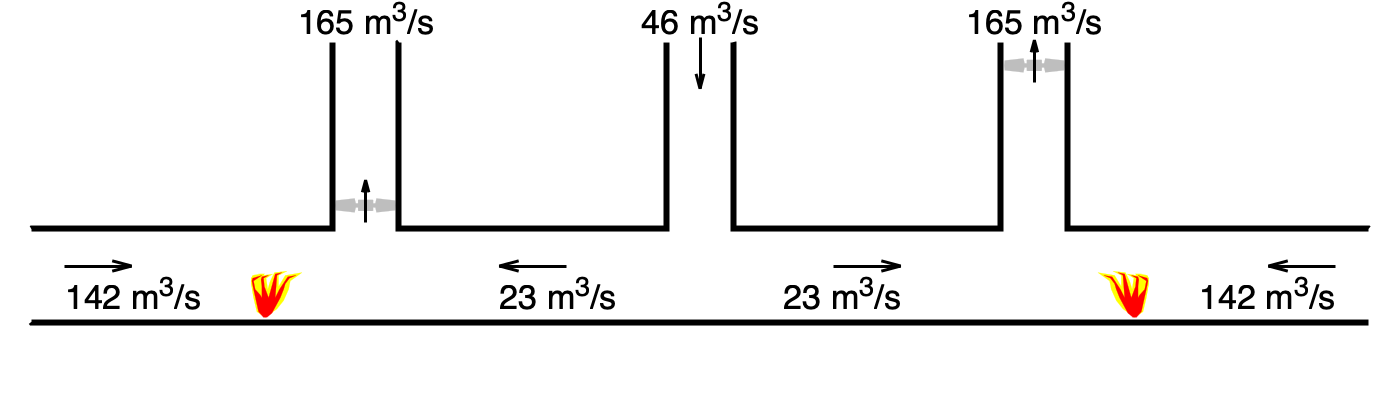

The gnuplot source for this figure:
#set terminal pdf size 29.7cm,21cm linewidth 1 font "Helvetica,22" enhanced
#outfile = "symmetric-figure-4.pdf"
set terminal pngcairo size 1400,420 linewidth 3 font "Helvetica,30" enhanced
outfile = "symmetric-figure-7.png"
set output outfile
set multiplot
unset grid
unset key

# Top left graph
set bmargin at screen 0.01
set tmargin at screen 0.99
set lmargin at screen 0.01
set rmargin at screen 0.99
unset border
unset title
unset xlabel
unset ylabel
set xrange [-2050:2050]
set yrange [0:0.88]
set noxtics
set noytics

unset key
set linetype 1 linewidth 2 lc rgb "black"
set linetype 2 linewidth 1 lc rgb "green"
set linetype 3 linewidth 1 lc rgb "blue"
set linetype 4 linewidth 2 lc rgb "black" dashtype 2
set linetype 5 linewidth 1 lc rgb "black"

left1 = -950
right1 = left1 + 400
top1 = 0.3
bottom1 = 0.23


# Define a fire burning but blown to one side.  We have four tongues of flame
# with a large yellow icon overlaid with a smaller red icon.
xbase = 0
ybase = 0
width = 0.5
height = 0.0006
x101  = xbase
y101  = ybase
x102  = xbase - width  * 70
y102  = ybase + height * 30
x103  = xbase - width  * 110
y103  = ybase + height * 60
x104  = xbase - width  * 140
y104  = ybase + height * 100
x105  = xbase - width  * 150
y105  = ybase + height * 130
x106  = xbase - width  * 220
y106  = ybase + height * 160
x107  = xbase - width  * 120
y107  = ybase + height * 150
x108  = xbase - width  * 80
y108  = ybase + height * 110
x109  = xbase - width  * 80
y109  = ybase + height * 150
x110 = xbase - width  * 130
y110 = ybase + height * 165
x111 = xbase - width  * 55
y111 = ybase + height * 160
x112 = xbase - width  * 30
y112 = ybase + height * 130
x113 = xbase - width  * 15
y113 = ybase + height * 100
x114 = xbase - width  * 5
y114 = ybase + height * 140
x115 = xbase - width  * 45
y115 = ybase + height * 155
x116 = xbase + width  * 10
y116 = ybase + height * 150
x117 = xbase + width  * 5
y117 = ybase + height * 155
x118 = xbase + width  * 30
y118 = ybase + height * 155
x119 = xbase + width  * 75
y119 = ybase + height * 150
x120 = xbase + width  * 85
y120 = ybase + height * 140
x121 = xbase + width  * 85
y121 = ybase + height * 120
x122 = xbase + width  * 70
y122 = ybase + height * 70
x123 = xbase + width  * 50
y123 = ybase + height * 20
x124 = xbase
y124 = xbase


x151 = xbase - width  * 10
y151 = ybase
x152 = xbase - width  * 40
y152 = ybase + height * 15
x153 = xbase - width  * 90
y153 = ybase + height * 70
x154 = xbase - width  * 110
y154 = ybase + height * 100
x155 = xbase - width  * 120
y155 = ybase + height * 120
x156 = xbase - width  * 145
y156 = ybase + height * 140 # bend
x157 = xbase - width  * 185
y157 = ybase + height * 150 # tip
x158 = xbase - width  * 135
y158 = ybase + height * 145 # bend
x159 = xbase - width  * 85
y159 = ybase + height * 100
x160 = xbase - width  * 60
y160 = ybase + height * 70
x161 = xbase - width  * 65
y161 = ybase + height * 110
x162 = xbase - width  * 70
y162 = ybase + height * 150 # bend
x163 = xbase - width  * 100
y163 = ybase + height * 160 # tip
x164 = xbase - width  * 60
y164 = ybase + height * 155 # bend
x165 = xbase - width  * 20
y165 = ybase + height * 70
x166 = xbase + width  * 5
y166 = ybase + height * 110
x167 = xbase + width  * 10
y167 = ybase + height * 140 # bend
x168 = xbase - width  * 20
y168 = ybase + height * 150 # tip
x169 = xbase + width  * 20
y169 = ybase + height * 145 # bend
x170 = xbase + width  * 25
y170 = ybase + height * 135
x171 = xbase + width  * 20
y171 = ybase + height * 110
x172 = xbase + width  * 20
y172 = ybase + height * 70
x173 = xbase + width  * 30
y173 = ybase + height * 80
x174 = xbase + width  * 60
y174 = ybase + height * 100
x175 = xbase + width  * 70
y175 = ybase + height * 130 # bend
x176 = xbase + width  * 20
y176 = ybase + height * 150 # tip
x177 = xbase + width  * 75
y177 = ybase + height * 140 # bend
x178 = xbase + width  * 80
y178 = ybase + height * 130
x179 = xbase + width  * 70
y179 = ybase + height * 100
x180 = xbase + width  * 40
y180 = ybase + height * 20
x181 = xbase + width  * 10
y181 = ybase
x182 = xbase - width  * 10
y182 = ybase

xaxis = 1300
yaxis = 0.21
direction = +1
set object 125 polygon from first xaxis + direction * x101, yaxis + y101 to \
                            first xaxis + direction * x102, yaxis + y102 to \
                            first xaxis + direction * x103, yaxis + y103 to \
                            first xaxis + direction * x104, yaxis + y104 to \
                            first xaxis + direction * x105, yaxis + y105 to \
                            first xaxis + direction * x106, yaxis + y106 to \
                            first xaxis + direction * x107, yaxis + y107 to \
                            first xaxis + direction * x108, yaxis + y108 to \
                            first xaxis + direction * x109, yaxis + y109 to \
                            first xaxis + direction * x110, yaxis + y110 to \
                            first xaxis + direction * x111, yaxis + y111 to \
                            first xaxis + direction * x112, yaxis + y112 to \
                            first xaxis + direction * x113, yaxis + y113 to \
                            first xaxis + direction * x114, yaxis + y114 to \
                            first xaxis + direction * x115, yaxis + y115 to \
                            first xaxis + direction * x116, yaxis + y116 to \
                            first xaxis + direction * x117, yaxis + y117 to \
                            first xaxis + direction * x118, yaxis + y118 to \
                            first xaxis + direction * x119, yaxis + y119 to \
                            first xaxis + direction * x120, yaxis + y120 to \
                            first xaxis + direction * x121, yaxis + y121 to \
                            first xaxis + direction * x122, yaxis + y122 to \
                            first xaxis + direction * x123, yaxis + y123 to \
                            first xaxis + direction * x124, yaxis + y124 \
                            lw 0 fc "yellow" fillstyle solid
#                            first xaxis + direction * x127, yaxis + y127 to \
#                            first xaxis + direction * x128, yaxis + y128 to \
#                            first xaxis + direction * x129, yaxis + y129 to \
#                            first xaxis + direction * x130, yaxis + y130 to \
#                            first xaxis + direction * x131, yaxis + y131 to \
#                            first xaxis + direction * x132, yaxis + y132 \
#                            lw 0 fc "red" fillstyle solid


set object 126 polygon from first xaxis + direction * x151, yaxis + y151 to \
                            first xaxis + direction * x152, yaxis + y152 to \
                            first xaxis + direction * x153, yaxis + y153 to \
                            first xaxis + direction * x154, yaxis + y154 to \
                            first xaxis + direction * x155, yaxis + y155 to \
                            first xaxis + direction * x156, yaxis + y156 to \
                            first xaxis + direction * x157, yaxis + y157 to \
                            first xaxis + direction * x158, yaxis + y158 to \
                            first xaxis + direction * x159, yaxis + y159 to \
                            first xaxis + direction * x160, yaxis + y160 to \
                            first xaxis + direction * x161, yaxis + y161 to \
                            first xaxis + direction * x162, yaxis + y162 to \
                            first xaxis + direction * x163, yaxis + y163 to \
                            first xaxis + direction * x164, yaxis + y164 to \
                            first xaxis + direction * x165, yaxis + y165 to \
                            first xaxis + direction * x166, yaxis + y166 to \
                            first xaxis + direction * x167, yaxis + y167 to \
                            first xaxis + direction * x168, yaxis + y168 to \
                            first xaxis + direction * x169, yaxis + y169 to \
                            first xaxis + direction * x170, yaxis + y170 to \
                            first xaxis + direction * x171, yaxis + y171 to \
                            first xaxis + direction * x172, yaxis + y172 to \
                            first xaxis + direction * x173, yaxis + y173 to \
                            first xaxis + direction * x174, yaxis + y174 to \
                            first xaxis + direction * x175, yaxis + y175 to \
                            first xaxis + direction * x176, yaxis + y176 to \
                            first xaxis + direction * x177, yaxis + y177 to \
                            first xaxis + direction * x178, yaxis + y178 to \
                            first xaxis + direction * x179, yaxis + y179 to \
                            first xaxis + direction * x180, yaxis + y180 to \
                            first xaxis + direction * x181, yaxis + y181 to \
                            first xaxis + direction * x182, yaxis + y182 \
                            lw 0 fc "red" fillstyle solid

xaxis = -1300
yaxis = 0.21
direction = -1
set object 127 polygon from first xaxis + direction * x101, yaxis + y101 to \
                            first xaxis + direction * x102, yaxis + y102 to \
                            first xaxis + direction * x103, yaxis + y103 to \
                            first xaxis + direction * x104, yaxis + y104 to \
                            first xaxis + direction * x105, yaxis + y105 to \
                            first xaxis + direction * x106, yaxis + y106 to \
                            first xaxis + direction * x107, yaxis + y107 to \
                            first xaxis + direction * x108, yaxis + y108 to \
                            first xaxis + direction * x109, yaxis + y109 to \
                            first xaxis + direction * x110, yaxis + y110 to \
                            first xaxis + direction * x111, yaxis + y111 to \
                            first xaxis + direction * x112, yaxis + y112 to \
                            first xaxis + direction * x113, yaxis + y113 to \
                            first xaxis + direction * x114, yaxis + y114 to \
                            first xaxis + direction * x115, yaxis + y115 to \
                            first xaxis + direction * x116, yaxis + y116 to \
                            first xaxis + direction * x117, yaxis + y117 to \
                            first xaxis + direction * x118, yaxis + y118 to \
                            first xaxis + direction * x119, yaxis + y119 to \
                            first xaxis + direction * x120, yaxis + y120 to \
                            first xaxis + direction * x121, yaxis + y121 to \
                            first xaxis + direction * x122, yaxis + y122 to \
                            first xaxis + direction * x123, yaxis + y123 to \
                            first xaxis + direction * x124, yaxis + y124 \
                            lw 0 fc "yellow" fillstyle solid
#                            first xaxis + direction * x127, yaxis + y127 to \
#                            first xaxis + direction * x128, yaxis + y128 to \
#                            first xaxis + direction * x129, yaxis + y129 to \
#                            first xaxis + direction * x130, yaxis + y130 to \
#                            first xaxis + direction * x131, yaxis + y131 to \
#                            first xaxis + direction * x132, yaxis + y132 \
#                            lw 0 fc "red" fillstyle solid


set object 128 polygon from first xaxis + direction * x151, yaxis + y151 to \
                            first xaxis + direction * x152, yaxis + y152 to \
                            first xaxis + direction * x153, yaxis + y153 to \
                            first xaxis + direction * x154, yaxis + y154 to \
                            first xaxis + direction * x155, yaxis + y155 to \
                            first xaxis + direction * x156, yaxis + y156 to \
                            first xaxis + direction * x157, yaxis + y157 to \
                            first xaxis + direction * x158, yaxis + y158 to \
                            first xaxis + direction * x159, yaxis + y159 to \
                            first xaxis + direction * x160, yaxis + y160 to \
                            first xaxis + direction * x161, yaxis + y161 to \
                            first xaxis + direction * x162, yaxis + y162 to \
                            first xaxis + direction * x163, yaxis + y163 to \
                            first xaxis + direction * x164, yaxis + y164 to \
                            first xaxis + direction * x165, yaxis + y165 to \
                            first xaxis + direction * x166, yaxis + y166 to \
                            first xaxis + direction * x167, yaxis + y167 to \
                            first xaxis + direction * x168, yaxis + y168 to \
                            first xaxis + direction * x169, yaxis + y169 to \
                            first xaxis + direction * x170, yaxis + y170 to \
                            first xaxis + direction * x171, yaxis + y171 to \
                            first xaxis + direction * x172, yaxis + y172 to \
                            first xaxis + direction * x173, yaxis + y173 to \
                            first xaxis + direction * x174, yaxis + y174 to \
                            first xaxis + direction * x175, yaxis + y175 to \
                            first xaxis + direction * x176, yaxis + y176 to \
                            first xaxis + direction * x177, yaxis + y177 to \
                            first xaxis + direction * x178, yaxis + y178 to \
                            first xaxis + direction * x179, yaxis + y179 to \
                            first xaxis + direction * x180, yaxis + y180 to \
                            first xaxis + direction * x181, yaxis + y181 to \
                            first xaxis + direction * x182, yaxis + y182 \
                            lw 0 fc "red" fillstyle solid

set arrow 1 from first 0, 0.81 to first 0, 0.7 front linetype 1 linewidth 1
set arrow 2 from first -1900, 0.32 to first -1700, 0.32 front linetype 1 linewidth 1
set arrow 3 from first  1900, 0.32 to first  1700, 0.32 front linetype 1 linewidth 1
set arrow 4 from first -400, 0.32 to first -600, 0.32 front linetype 1 linewidth 1
set arrow 5 from first  400, 0.32 to first  600, 0.32 front linetype 1 linewidth 1
#set arrow 6 from first -1000, 0.7 to first -1000, 0.81 front linetype 1 linewidth 1
#set arrow 7 from first 1000, 0.7 to first 1000, 0.81 front linetype 1 linewidth 1

set label 1 "{/*0.85 46 m^3/s}" at first 0, 0.85 centre
set label 2 "{/*0.85 142 m^3/s}" at first -1900, 0.26 left
set label 3 "{/*0.85 142 m^3/s}" at first 1900, 0.26 right
set label 4 "{/*0.85 23 m^3/s}" at first -600, 0.26 left
set label 5 "{/*0.85 23 m^3/s}" at first  600, 0.26 right
set label 6 "{/*0.85 165 m^3/s}" at first -1000, 0.85 centre
set label 7 "{/*0.85 165 m^3/s}" at first 1000, 0.85 centre


# Define the impeller of an axial fan
diameter = 180
bladechord = 0.015
arrowlen = 6 * bladechord
bladelength = 0.5 * diameter * 0.75
hub = 0.5 * diameter - bladelength
x1 = 0
y1 = bladechord * 0.8
x2 = hub * 0.9
y2 = bladechord * 0.8
x3 = hub
y3 = bladechord * 0.75

x4 = hub
y4 = bladechord * 0.3
x5 = hub + bladelength * 0.1
y5 = bladechord * 0.3
x6 = hub + bladelength * 0.15
y6 = bladechord
x7 = hub + bladelength * 0.98
y7 = bladechord * 0.7
x8 = hub + bladelength * 1
y8 = 0
x17 = hub + bladelength * 0.98
y17 = -bladechord * 0.7
x16 = hub + bladelength * 0.15
y16 = -bladechord
x15 = hub + bladelength * 0.1
y15 = -bladechord * 0.3
x14 = hub
y14 = -bladechord * 0.3
x13 = hub
y13 = -bladechord * 0.75
x12 = hub * 0.9
y12 = -bladechord * 0.8
x11 = 0
y11 = -bladechord * 0.8



# Set the fan icon in the left-hand shaft
xaxis = -1000
yaxis = 0.45
set object 153 polygon from first xaxis + x1, yaxis + y1 to \
                            first xaxis + x2, yaxis + y2 to \
                            first xaxis + x3, yaxis + y3 to \
                            first xaxis + x4, yaxis + y4 to \
                            first xaxis + x5, yaxis + y5 to \
                            first xaxis + x6, yaxis + y6 to \
                            first xaxis + x7, yaxis + y7 to \
                            first xaxis + x8, yaxis + y8 to \
                            first xaxis + x17, yaxis + y17 to \
                            first xaxis + x16, yaxis + y16 to \
                            first xaxis + x15, yaxis + y15 to \
                            first xaxis + x14, yaxis + y14 to \
                            first xaxis + x13, yaxis + y13 to \
                            first xaxis + x12, yaxis + y12 to \
                            first xaxis + x11, yaxis + y11 to\
                            first xaxis - x11, yaxis + y11 to \
                            first xaxis - x12, yaxis + y12 to \
                            first xaxis - x13, yaxis + y13 to \
                            first xaxis - x14, yaxis + y14 to \
                            first xaxis - x15, yaxis + y15 to \
                            first xaxis - x16, yaxis + y16 to \
                            first xaxis - x17, yaxis + y17 to \
                            first xaxis - x8, yaxis + y8 to \
                            first xaxis - x7, yaxis + y7 to \
                            first xaxis - x6, yaxis + y6 to \
                            first xaxis - x5, yaxis + y5 to \
                            first xaxis - x4, yaxis + y4 to \
                            first xaxis - x3, yaxis + y3 to \
                            first xaxis - x2, yaxis + y2 to \
                            first xaxis - x1, yaxis + y1 \
                            lw 0 fc "gray" fillstyle solid
set arrow 154 from first xaxis, yaxis - arrowlen * 0.4 \
              to   first xaxis, yaxis + arrowlen * 0.6 \
              front linetype 1 linewidth 1

# Set the fan icon in the right-hand shaft
xaxis = 1000
yaxis = 0.75
set object 155 polygon from first xaxis + x1, yaxis + y1 to \
                            first xaxis + x2, yaxis + y2 to \
                            first xaxis + x3, yaxis + y3 to \
                            first xaxis + x4, yaxis + y4 to \
                            first xaxis + x5, yaxis + y5 to \
                            first xaxis + x6, yaxis + y6 to \
                            first xaxis + x7, yaxis + y7 to \
                            first xaxis + x8, yaxis + y8 to \
                            first xaxis + x17, yaxis + y17 to \
                            first xaxis + x16, yaxis + y16 to \
                            first xaxis + x15, yaxis + y15 to \
                            first xaxis + x14, yaxis + y14 to \
                            first xaxis + x13, yaxis + y13 to \
                            first xaxis + x12, yaxis + y12 to \
                            first xaxis + x11, yaxis + y11 to\
                            first xaxis - x11, yaxis + y11 to \
                            first xaxis - x12, yaxis + y12 to \
                            first xaxis - x13, yaxis + y13 to \
                            first xaxis - x14, yaxis + y14 to \
                            first xaxis - x15, yaxis + y15 to \
                            first xaxis - x16, yaxis + y16 to \
                            first xaxis - x17, yaxis + y17 to \
                            first xaxis - x8, yaxis + y8 to \
                            first xaxis - x7, yaxis + y7 to \
                            first xaxis - x6, yaxis + y6 to \
                            first xaxis - x5, yaxis + y5 to \
                            first xaxis - x4, yaxis + y4 to \
                            first xaxis - x3, yaxis + y3 to \
                            first xaxis - x2, yaxis + y2 to \
                            first xaxis - x1, yaxis + y1 \
                            lw 0 fc "gray" fillstyle solid
set arrow 156 from first xaxis, yaxis - arrowlen * 0.4 \
              to   first xaxis, yaxis + arrowlen * 0.6 \
              front linetype 1 linewidth 1

plot "-" with lines linestyle 1 # Dashed black gridlines
-2000   0.2
 2000    0.2

-2000   0.4
-1100    0.4
-1100    0.8

-900     0.8
-900     0.4
-100     0.4
-100     0.8

 100     0.8
 100     0.4
 900     0.4
 900     0.8

 2000   0.4
 1100    0.4
 1100    0.8
e # terminates the plot data
